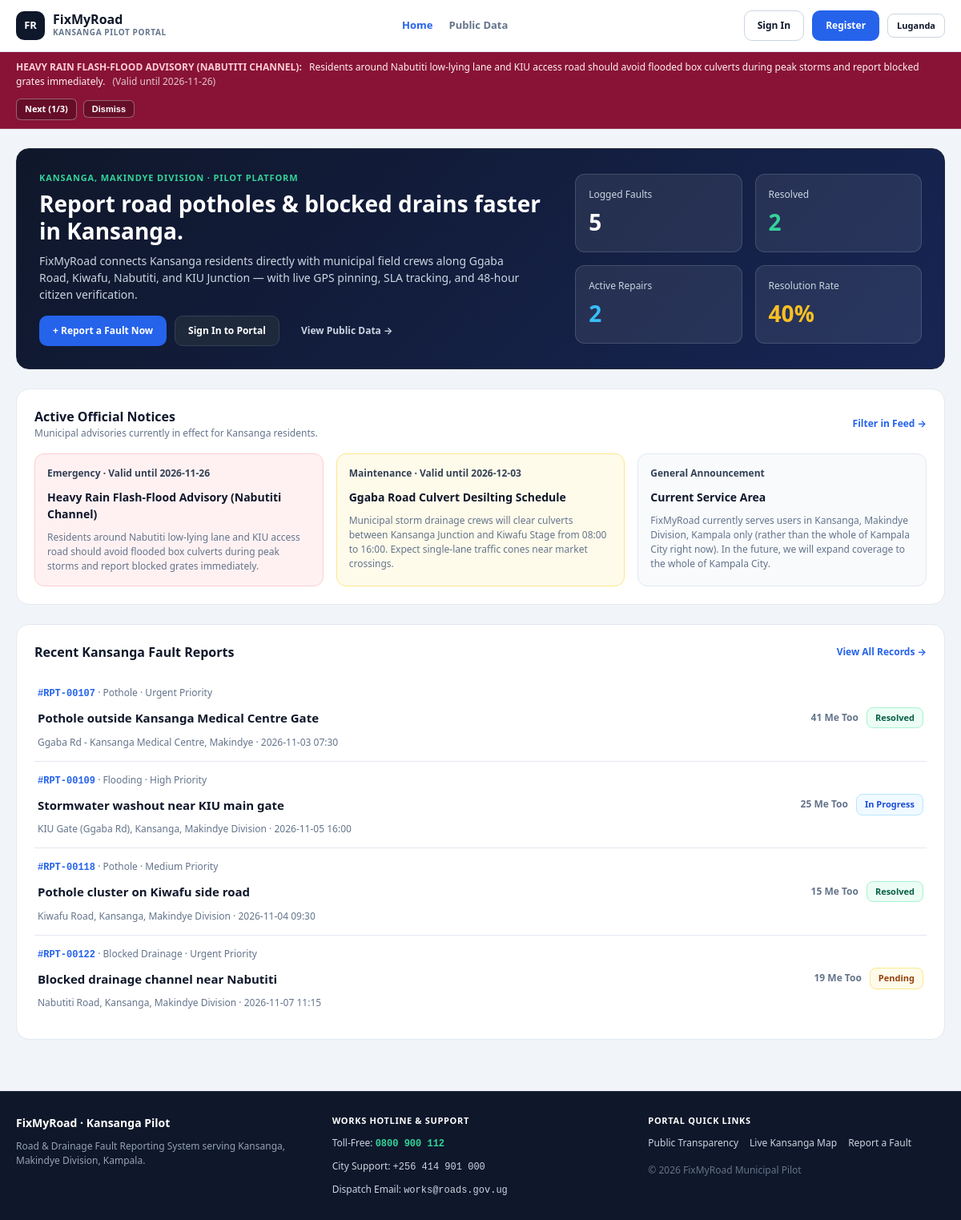
The page / on the database its author committed.
### tables this page shows
CREATE TABLE `official_notices` (
  `id` VARCHAR(32) NOT NULL PRIMARY KEY,
  `title` VARCHAR(140) NOT NULL,
  `message` TEXT NOT NULL,
  `category` ENUM('Emergency', 'Maintenance', 'General Announcement') NOT NULL DEFAULT 'General Announcement',
  `status` ENUM('active', 'archived') NOT NULL DEFAULT 'active',
  `expires_at` DATE DEFAULT NULL,
  `posted_by` VARCHAR(120) NOT NULL,
  `posted_by_id` VARCHAR(40) DEFAULT NULL,
  `archived_at` DATETIME DEFAULT NULL,
  `created_at` DATETIME NOT NULL DEFAULT CURRENT_TIMESTAMP,
  `updated_at` DATETIME NOT NULL DEFAULT CURRENT_TIMESTAMP ON UPDATE CURRENT_TIMESTAMP
);

CREATE TABLE `reports` (
  `id` VARCHAR(32) NOT NULL PRIMARY KEY,
  `title` VARCHAR(180) NOT NULL,
  `category` ENUM('Pothole', 'Blocked Drainage', 'Flooding', 'Damaged Road', 'Broken Streetlight', 'Other') NOT NULL DEFAULT 'Pothole',
  `description` TEXT NOT NULL,
  `location` VARCHAR(220) NOT NULL,
  `area` VARCHAR(120) NOT NULL DEFAULT 'Kansanga (Makindye)',
  `lat` DECIMAL(10, 6) NOT NULL DEFAULT 0.283500,
  `lng` DECIMAL(10, 6) NOT NULL DEFAULT 32.609500,
  `priority` ENUM('Urgent', 'High', 'Medium', 'Low') NOT NULL DEFAULT 'Medium',
  `status` ENUM('Pending', 'In Progress', 'Resolved', 'Rejected') NOT NULL DEFAULT 'Pending',
  `reported_by` VARCHAR(120) NOT NULL,
  `reported_by_email` VARCHAR(160) NOT NULL,
  `report_date` VARCHAR(32) NOT NULL,
  `sla_deadline` VARCHAR(32) NOT NULL,
  `escalated` TINYINT(1) NOT NULL DEFAULT 0,
  `escalation_reason` VARCHAR(255) DEFAULT NULL,
  `assigned_officer` VARCHAR(120) DEFAULT NULL,
  `upvotes` INT NOT NULL DEFAULT 1,
  `before_photo` VARCHAR(500) DEFAULT NULL,
  `after_photo` VARCHAR(500) DEFAULT NULL,
  `resolved_at` DATETIME DEFAULT NULL,
  `confirmation_state` ENUM('none', 'awaiting_confirmation', 'confirmed', 'reopened') NOT NULL DEFAULT 'none',
  `confirmation_expires_at` DATETIME DEFAULT NULL,
  `confirmed_by` VARCHAR(120) DEFAULT NULL,
  `reopen_reason` VARCHAR(500) DEFAULT NULL,
  `feedback_rating` TINYINT DEFAULT NULL,
  `feedback_comment` TEXT DEFAULT NULL,
  `feedback_author` VARCHAR(120) DEFAULT NULL,
  `created_at` DATETIME NOT NULL DEFAULT CURRENT_TIMESTAMP
);

### index.php (the view, shortened to what the rows shown need)
<?php
$pdo = db();
$recentReports = $pdo->query('SELECT id, title, category, location, status, priority, upvotes, report_date FROM reports ORDER BY created_at DESC LIMIT 4')->fetchAll();
$liveFeedNotices = get_live_official_notices();
require_once __DIR__ . '/includes/header.php';
?>
<div class="container stack-lg">
  <section class="hero-card split-3-2" style="align-items: center;">
    <div class="stack-md">
      <h1 class="hero-title">Report road potholes &amp; blocked drains faster in Kansanga.</h1>
    </div>
  </section>
  <?php if (!empty($liveFeedNotices)): ?>
    <section class="card stack-md">
      <div class="row-between">
        <div>
          <h2 class="section-title">Active Official Notices</h2>
        </div>
      </div>
      <div class="grid-3">
        <?php foreach (array_slice($liveFeedNotices, 0, 3) as $n):
          $cardCls = $n['category'] === 'Emergency' ? 'notice-card--emergency' : ($n['category'] === 'Maintenance' ? 'notice-card--maintenance' : '');
        ?>
          <article class="notice-card <?= $cardCls ?> stack-sm">
            <div class="text-xs font-bold">
              <?= e($n['category']) ?><?= !empty($n['expires_at']) ? ' · Valid until ' . e($n['expires_at']) : '' ?>
            </div>
            <h3 style="font-size:14px; font-weight:800; color:var(--text-main);"><?= e($n['title']) ?></h3>
            <p class="text-xs text-muted"><?= e($n['message']) ?></p>
          </article>
        <?php endforeach; ?>
      </div>
    </section>
  <?php endif; ?>
  <section class="card stack-md">
    <div class="row-between">
      <h2 class="section-title">Recent Kansanga Fault Reports</h2>
    </div>
    <div class="list-divider">
      <?php foreach ($recentReports as $r):
        $badgeCls = $r['status'] === 'Resolved' ? 'badge-resolved' : ($r['status'] === 'In Progress' ? 'badge-progress' : 'badge-pending');
      ?>
        <a href="track_report.php?id=<?= urlencode($r['id']) ?>" class="report-row">
          <div class="stack-sm" style="gap:3px;">
            <div class="text-xs text-muted tabular-nums">
              <span class="text-mono font-bold text-primary"><?= e($r['id']) ?></span> ·
              <span><?= e($r['category']) ?></span> ·
              <span><?= e($r['priority']) ?> Priority</span>
            </div>
            <div class="font-bold" style="font-size:15px; color:var(--text-main);"><?= e($r['title']) ?></div>
            <div class="text-xs text-muted"><?= e($r['location']) ?> · <?= e($r['report_date']) ?></div>
          </div>
          <div class="flex-wrap-gap tabular-nums">
            <span class="text-xs font-bold text-muted"><?= (int)$r['upvotes'] ?> Me Too</span>
            <span class="badge <?= $badgeCls ?>"><?= e($r['status']) ?></span>
          </div>
        </a>
      <?php endforeach; ?>
    </div>
  </section>
</div>
<?php require_once __DIR__ . '/includes/footer.php'; ?>

### includes/header.php (shortened to what the rows shown need)
<?php
$liveNotices = get_live_official_notices();
$bannerNotices = array_values(array_filter(
    $liveNotices,
    fn($n) => !in_array($n['id'], $_SESSION['dismissed_notices'], true)
));
$bannerIdx = isset($_GET['notice_idx']) ? max(0, (int)$_GET['notice_idx']) : 0;
$activeBanner = !empty($bannerNotices) ? $bannerNotices[$bannerIdx % count($bannerNotices)] : null;
?>
<!DOCTYPE html>
<html lang="en">
<head>
   <link rel="stylesheet" href="css/style.css">
  <link rel="stylesheet" href="https://unpkg.com/leaflet@1.9.4/dist/leaflet.css">
</head>
<body>
<?php if ($activeBanner):
  $bannerClass = match ($activeBanner['category']) {
      'Emergency' => 'notice-banner--emergency',
      'Maintenance' => 'notice-banner--maintenance',
      default => 'notice-banner--general',
  };
?>
<div role="region" aria-label="Official Notice" class="notice-banner <?= $bannerClass ?>">
  <div class="notice-banner-inner">
    <p>
      <span class="notice-title"><?= e($activeBanner['title']) ?>:</span>
      <span><?= e($activeBanner['message']) ?></span>
      <?php if (!empty($activeBanner['expires_at'])): ?>
        <span class="tabular-nums" style="opacity:0.8; margin-left:6px;">(Valid until <?= e($activeBanner['expires_at']) ?>)</span>
      <?php endif; ?>
    </p>
    <div class="notice-actions">
      <?php if (count($bannerNotices) > 1):
        $nextIdx = ($bannerIdx + 1) % count($bannerNotices);
        $nextQuery = $_GET;
        $nextQuery['notice_idx'] = $nextIdx;
      ?>
        <a href="?<?= e(http_build_query($nextQuery)) ?>" class="notice-btn tabular-nums">
          Next (<?= ($bannerIdx % count($bannerNotices)) + 1 ?>/<?= count($bannerNotices) ?>)
        </a>
      <?php endif; ?>
      <form method="POST" style="display:inline;">
        <button type="submit" class="notice-btn">Dismiss</button>
      </form>
    </div>
  </div>
</div>
<?php endif; ?>
<main class="main-content">

### rows shown on the page
official_notices: title "HEAVY RAIN FLASH-FLOOD ADVISORY (NABUTITI CHANNEL)", message "Residents around Nabutiti low-lying lane and KIU access road should avoid flooded box culverts during peak storms and report blocked grates immediately.", expires_at "2026-11-26", category "Emergency", title "Heavy Rain Flash-Flood Advisory (Nabutiti Channel)"
official_notices: category "Maintenance", expires_at "2026-12-03", title "Ggaba Road Culvert Desilting Schedule", message "Municipal storm drainage crews will clear culverts between Kansanga Junction and Kiwafu Stage from 08:00 to 16:00. Expect single-lane traffic cones near market crossings."
official_notices: category "General Announcement", title "Current Service Area", message "FixMyRoad currently serves users in Kansanga, Makindye Division, Kampala only (rather than the whole of Kampala City right now). In the future, we will expand coverage to the whole of Kampala City."
reports: id "#RPT-00107", category "Pothole", priority "Urgent", title "Pothole outside Kansanga Medical Centre Gate", location "Ggaba Rd - Kansanga Medical Centre, Makindye", report_date "2026-11-03 07:30", upvotes "41", status "Resolved"
reports: id "#RPT-00109", category "Flooding", priority "High", title "Stormwater washout near KIU main gate", location "KIU Gate (Ggaba Rd), Kansanga, Makindye Division", report_date "2026-11-05 16:00", upvotes "25", status "In Progress"
reports: id "#RPT-00118", category "Pothole", priority "Medium", title "Pothole cluster on Kiwafu side road", location "Kiwafu Road, Kansanga, Makindye Division", report_date "2026-11-04 09:30", upvotes "15", status "Resolved"
reports: id "#RPT-00122", category "Blocked Drainage", priority "Urgent", title "Blocked drainage channel near Nabutiti", location "Nabutiti Road, Kansanga, Makindye Division", report_date "2026-11-07 11:15", upvotes "19", status "Pending"

### other values the page prints
t('home') "Home"
t('public') "Public Data"
t('signin') "Sign In"
t('register') "Register"
count($bannerNotices) "3"
$totalReports "5"
$resolvedReports "2"
$inProgressReports "2"
$resolutionRate "40"
$portalSettings['support_toll_free'] "0800 900 112"
$portalSettings['support_city_line'] "+256 414 901 000"
$portalSettings['support_dispatch_email'] "works@roads.gov.ug"
